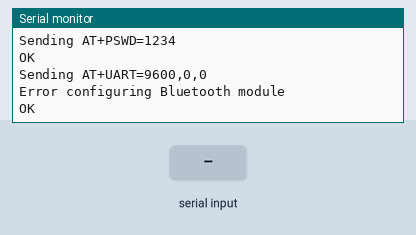
Bench run of a sketch on a simulated Arduino Mega 2560, built with avr-gcc and run on an emulated ATmega2560. On the bench: the last lines printed to the serial monitor. Inputs (shaded band) come from the test bench. The modem accepts every AT command (registered, SIM ready, sends succeed) and sends nothing else.

Above: at 8.8 s.
8.9 s: "O\n" received over Serial
At 9.5 s:
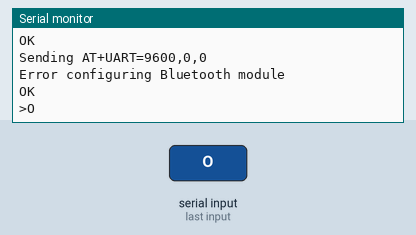
10.4 s: byte 10 (10) received over Serial
At 11.6 s:
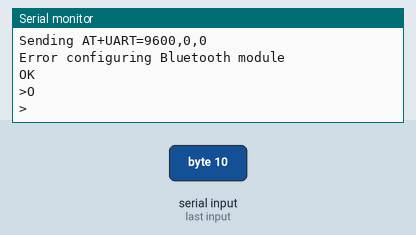
11.9 s: "O\n" received over the second serial link
At 13.0 s:
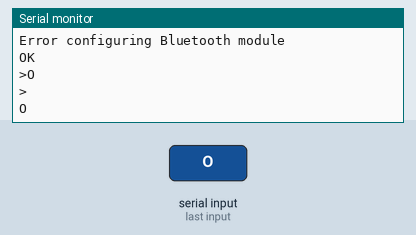
13.4 s: "K\n" received over Serial
At 14.2 s:
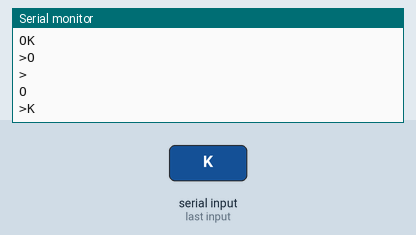
14.9 s: "K\n" received over the second serial link
At 15.3 s:
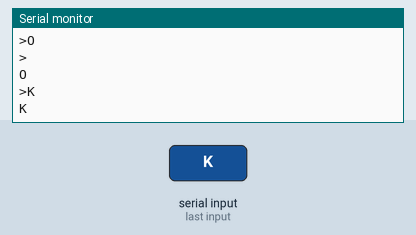
16.4 s: "1\n" received over the second serial link
At 17.6 s:
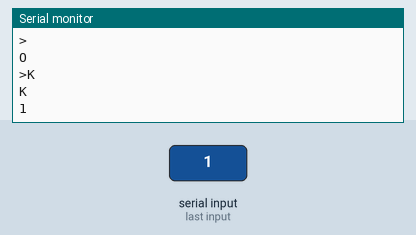

The sketch:

bluetoothSetup.ino
```cpp
//at+init\r\n ---- Initialize the SPP profile lib( can’t repeat initialization)
//     -> OK

//at+iac=9e8b33\r\n ----Inquire Bluetooth device has an access code
//     -> OK

//at+class=0\r\n ----Inquire the Bluetooth device type

//at+inqm=1,9,48\r\n

//At+inq\r\n ----inquire the Bluetooth device around

// This script is used to configure the bluetooth modules to automatically pair to one-another.
// On of the modules must be set up in slave mode, the other in master mode.
// Run this script to set up the slave module first and record the address of the module.
// Then swap out the slave module for the master module, set role to MASTER and bindMaster to include the address of the slave module.

#define SLAVE 1
#define MASTER 2

// PARAMETERS TO EDIT
//------------------------------------
// When you are setting up the master, edit this to the address of your slave.
// NOTE: replace the : in the address with ,
#define ADDRESS "3014,11,172028"
#define ROLE MASTER //SLAVE or MASTER
#define ID '5' // If you are setting up multiple robot/board sets increment this for each set so that the names of the chips are not all the same
//------------------------------------

#define baudRate 38400 //The default baud rate for HC-05 chips in AT mode.
#define MAX_RESPONSE_SIZE 20
#define OK 0
#define ERROR_RESPONSE 1
#define TIMEOUT 5000 //how long will we wait to get a response from the HC-05


char pair[] = "PAIR=" ADDRESS ",9";
char bind[] = "BIND=" ADDRESS;
char link[] = "LINK=" ADDRESS;

char c=' ';
boolean NL = true;
char response[MAX_RESPONSE_SIZE];

char restorDefault[] = "ORGL";
char nameQuery[] = "NAME?";
char versionQuery[] = "VERSION?";
char addressQuery[] = "ADDR?";
char setPassword[] = "PSWD=1234";
char setCommunicationSpeed[] = "UART=9600,0,0";
char resetModule[] = "RESET";
char clearPaired[] = "RMAAD";
char cmode[] = "CMODE=0";
char initModule[] = "INIT";
char setToSlave[] = "ROLE=0";
char bindSlave[] = "BIND=";
char setSlaveName[] = "NAME=KINDERBOTX";

char setToMaster[] = "ROLE=1";
char setMasterName[] = "NAME=KINDERBOARDX";


char* slaveCommands[] = {restorDefault,nameQuery,versionQuery,setPassword,setCommunicationSpeed,cmode,
                            setToSlave,setSlaveName,bindSlave,addressQuery};
char* masterCommands[] = {restorDefault,nameQuery,versionQuery,setPassword,setCommunicationSpeed,cmode,
                            setMasterName,setToMaster,resetModule,clearPaired,initModule,pair,bind,link};

int executeCommands(char** commands,int numCommands){
  int result = OK;
  for (int i = 0; i < numCommands; i++){
     result = executeAT(commands[i]);
     if (result != OK){
        return result;
     }
  }
  return OK;
}

void setup()
{
   //
   // This function sets up the bluetooth by sending AT commands
   // and monitoring the response to check the commands executed successfully.
    Serial.begin(9600);
    Serial1.begin(baudRate);
    while (!Serial){;} //wait for Serial to be ready
    Serial.print("Sketch:   ");   Serial.println(__FILE__);
    Serial.print("Uploaded: ");   Serial.println(__DATE__);
    Serial.println(" ");
    Serial.println("");
    Serial.print("BTserial started at "); Serial.println(baudRate);
    Serial.println("5 seconds till bluetooth configuration");
    delay(5000);
    Serial.println("starting configuration");

    int result = OK;
    if (ROLE == SLAVE){
      setSlaveName[sizeof(setSlaveName) - 2] = ID;
      int numSlaveCommands = sizeof(slaveCommands)/sizeof(slaveCommands[0]);
      result = executeCommands(slaveCommands,numSlaveCommands);
    } else if (ROLE == MASTER){
       setMasterName[sizeof(setMasterName) - 2] = ID;
       int numMasterCommands = sizeof(masterCommands)/sizeof(masterCommands[0]);
       result = executeCommands(masterCommands,numMasterCommands);
    }

    if (result == OK){
      Serial.println("Bluetooth module setup sucessfully!");
    } else {
      Serial.println("Error configuring Bluetooth module");
    }
    delay(2000);
}


void loop()
{
    // The bluetooth module should still be in AT mode and you can send additional AT commands from the Serial monitor if needed.
    // Ensure the serial monitor is set to baud rate 9600 and is using 'Both NL & CR' to terminate lines.

    // Read from the Bluetooth module and send to the Arduino Serial Monitor
    if (Serial1.available())
    {
        c = Serial1.read();
        Serial.print(c);
    }

    // Read from the Serial Monitor and send to the Bluetooth module
    if (Serial.available())
    {
        c = Serial.read();
        Serial1.write(c);

        // Echo the user input to the main window. The ">" character indicates the user entered text.
        if (NL) { Serial.print(">");  NL = false; }
        Serial.write(c);
        if (c==10) { NL = true; }
    }

}

int executeAT(char* command){
  Serial.print("Sending AT+");
  Serial.println(command);

  Serial1.write("AT+");
  Serial1.write(command);
  Serial1.write("\r\n");

  // wait for a response
  unsigned long start = millis();
  unsigned long waited = 0;
  while (!Serial1.available()){
    delay(100);
    waited = millis()-start;
    if (waited>TIMEOUT){
      Serial.println("Timed out waiting for response from HC-05");
      break;
    }
  }

  while(Serial1.available()>0){
    int bytesRead = Serial1.readBytesUntil('\n', response, MAX_RESPONSE_SIZE);
    for (int i = 0; i < bytesRead; i++){
      Serial.write(response[i]);
    }
    Serial.println("");
  }

  if ((response[0] == 'O')&&(response[1] == 'K')){
    return OK;
  }
  return ERROR_RESPONSE;
}

void printArray(char* a){
  for (int i = 0; i <17; i++){
    Serial.print(a[i]);
  }
  Serial.println();
}
```

Measured:
- after the input at 8.9 s, the serial monitor: prints a new line at once (image 1)
- after the input at 10.4 s, the serial monitor: prints a new line at once (image 2)
- after the input at 11.9 s, the serial monitor: prints a new line at once (image 3)
- after the input at 13.4 s, the serial monitor: prints a new line at once (image 4)
- after the input at 14.9 s, the serial monitor: prints a new line at once (image 5)
- after the input at 16.4 s, the serial monitor: prints a new line at once (image 6)
